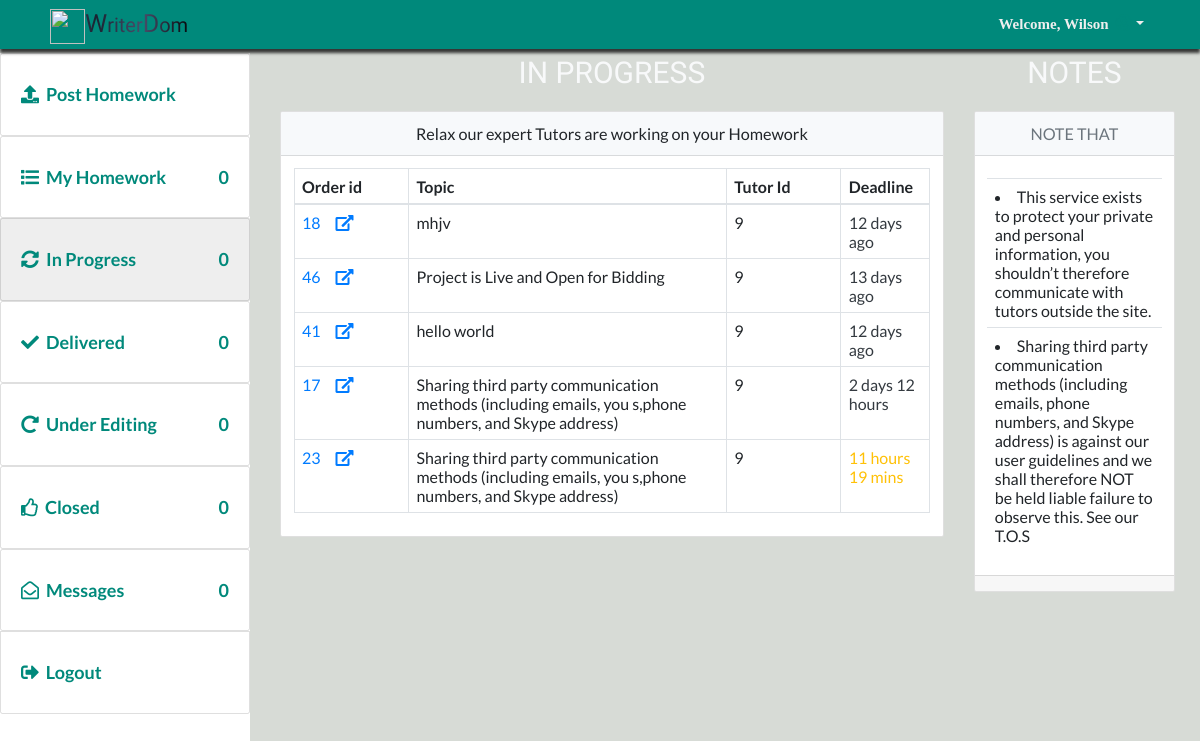
Screenshot of /student/in-progress.php (signed in) with the database file from the repository.
### tables this page shows
CREATE TABLE `on_progress` (
  `project_num` int(11) NOT NULL,
  `project_id` varchar(212) NOT NULL,
  `student_id` varchar(212) NOT NULL,
  `tutor_id` varchar(212) NOT NULL
);

CREATE TABLE `projects` (
  `project_id` bigint(20) UNSIGNED NOT NULL,
  `student_id` int(11) NOT NULL,
  `title` text NOT NULL,
  `deadline` text NOT NULL,
  `subject` text NOT NULL,
  `instructions` longtext NOT NULL,
  `style` text NOT NULL,
  `type_of_paper` text NOT NULL,
  `pages` tinyint(11) NOT NULL,
  `slides` tinyint(11) NOT NULL,
  `problems` tinyint(11) NOT NULL,
  `budget` varchar(255) NOT NULL,
  `charges` varchar(255) NOT NULL DEFAULT '0',
  `cost` varchar(255) NOT NULL DEFAULT '0',
  `bids` tinyint(100) NOT NULL DEFAULT '0',
  `academic_level` text NOT NULL,
  `sources` tinyint(11) NOT NULL,
  `status` tinyint(4) NOT NULL DEFAULT '0',
  `DATE_CREATED` text NOT NULL,
  `DATE_CLOSED` varchar(255) NOT NULL
);

### dbconfig/dbconnect.php (called while the page is built, shortened)
<?php
require_once(  'shared/ez_sql_core.php');
require_once( 'ez_sql_mysqli.php');
$db=new ezSQL_mysqli(DB_USER, DB_PASS,DB_NAME,DB_HOST,DB_ENCODING);
 ?>

### dbconfig/ez_sql_mysqli.php (called while the page is built, shortened)
<?php
class ezSQL_mysqli extends ezSQLcore
{
    private $ezsql_mysql_str = array
        (
            1 => 'Require $dbuser and $dbpassword to connect to a database server',
            2 => 'Error establishing mySQL database connection. Correct user/password? Correct hostname? Database server running?',
            3 => 'Require $dbname to select a database',
            4 => 'mySQL database connection is not active',
            5 => 'Unexpected error while trying to select database'
        );
    private $_dbuser;
    private $_dbpassword;
    private $_dbname;
    private $_dbhost;
    private $_charset = 'utf8';
    private $_result;
    public $show_errors = true;
    public $dbh;
    public function __construct($dbuser='', $dbpassword='', $dbname='', $dbhost='localhost', $charset='') {
        $this->_dbuser = $dbuser;
        $this->_dbpassword = $dbpassword;
        $this->_dbname = $dbname;
        $this->_dbhost = $dbhost;
    }
    public function connect($dbuser='', $dbpassword='', $dbhost='localhost', $charset='') {
        $this->_connected = false;
        $this->_dbuser = empty($dbuser) ? $this->_dbuser : $dbuser;
        $this->_dbpassword = empty($dbpassword) ? $this->_dbpassword : $dbpassword;
        $this->_dbhost = $dbhost!='localhost' ? $this->_dbhost : $dbhost;
        $this->_charset = empty($charset) ? $this->_charset : $charset;
        if ( empty($this->_dbuser) ) {
            $this->register_error($this->ezsql_mysql_str[1] . ' in ' . __FILE__ . ' on line ' . __LINE__);
            $this->show_errors ? trigger_error($this->ezsql_mysql_str[1], E_USER_WARNING) : null;
        } else if ( ! $this->dbh = mysqli_connect($this->_dbhost, $this->_dbuser, $this->_dbpassword, $this->_dbname) ) {
            $this->register_error($this->ezsql_mysql_str[2] . ' in ' . __FILE__ . ' on line ' . __LINE__);
            $this->show_errors ? trigger_error($this->ezsql_mysql_str[2], E_USER_WARNING) : null;
        } else {
            mysqli_set_charset($this->dbh, $this->_charset);
            $this->_connected = true;
        }
        return $this->_connected;
    }
    public function select($dbname='', $charset='') {
        if ( ! $dbname ) {
            $this->register_error($this->ezsql_mysql_str[3] . ' in ' . __FILE__ . ' on line ' . __LINE__);
            $this->show_errors ? trigger_error($this->ezsql_mysql_str[3], E_USER_WARNING) : null;
            return false;
        } else if ( ! $this->dbh ) {
            $this->register_error($this->ezsql_mysql_str[4] . ' in ' . __FILE__ . ' on line ' . __LINE__);
            $this->show_errors ? trigger_error($this->ezsql_mysql_str[4], E_USER_WARNING) : null;
            return false;
        } else {
            $this->_dbname = $dbname;
            if ( $charset == '') {
                $charset = $this->_charset;
            }
             if ( $charset != '' ) {
                $charsets = array();
                $recordset = mysqli_query($this->dbh, 'SHOW CHARACTER SET');
                while ( $row = mysqli_fetch_array($recordset, MYSQLI_ASSOC) ) {
                        $charsets[] = $row['Charset'];
                }
            }
            $this->_connected = true;
        }
        return $this->_connected;
    }
    public function query($query, $use_prepare=false) {
		$query = str_replace(_TAG, '?', $query);
        $return_val = 0;
        $query = trim($query);
        if ( ! isset($this->dbh) || ! $this->dbh ) {
            $this->select($this->_dbname);
        }
		if (!empty($param) && is_array($param) && ($this->getPrepare()))
			return $this->query_prepared($query, $param);
		else
			$this->_result = mysqli_query($this->dbh, $query);
        $is_insert = false;
        if ( preg_match("/^(insert|delete|update|replace)\s+/i", $query) ) {
            $this->_affectedRows = mysqli_affected_rows($this->dbh);
            if ( preg_match("/^(insert|replace)\s+/i", $query) ) {
                $this->insert_id = mysqli_insert_id($this->dbh);
            }
            $return_val = $this->_affectedRows;
        } else {
            if ( !is_numeric($this->_result) && !is_bool($this->_result)) {
                $i=0;
                $num_rows=0;
                while ( $row = mysqli_fetch_object($this->_result) ) {
                    $num_rows++;
                }
                $this->num_rows = $num_rows;
                $return_val = $this->num_rows;
            }
        }
        return $return_val;
    }
}

### dbconfig/shared/ez_sql_core.php (called while the page is built, shortened)
<?php
    require_once('ezQuery.php');
	class ezSQLcore extends ezQuery
	{
    public $last_result = null;
		function flush()
		{
			$this->last_result = null;
		}
		function get_results($query=null, $output = OBJECT, $use_prepare=false) {
			if ( $query ) {
				$this->query($query, $use_prepare);
			}
			if ( $output == OBJECT ) {
				return $this->last_result;
			} elseif ( $output == _JSON ) {
				return json_encode($this->last_result);
			}
		}
}

### dbconfig/shared/ezQuery.php (called while the page is built, shortened)
<?php
class ezQuery
{
    function setParamaters($valuetoadd=null) {
        if (empty($valuetoadd)) {
            $this->preparedvalues = array();
            return null;
        } else
            return array_push($this->preparedvalues, $valuetoadd);
	}
}

### inc/utilities.php (called while the page is built, shortened)
<?php
$date_global=date('Y-m-d H:i:s');
if (!isset($chat)) {
	require_once("../inc/global_functions.php");
}

### inc/global_functions.php (called while the page is built, shortened)
<?php function getDateTimeDiff($current_date, $other_date){
	$now_timeStamp=strtotime($current_date);
	if ($now_timeStamp<$other_date) {
		$diff_timestmp=$other_date- $now_timeStamp;
	if ($diff_timestmp<60) {
		if ($diff_timestmp==1) {
			return $diff_timestmp . ' sec';
		}else{
			return $diff_timestmp . ' secs';
		}
	} elseif($diff_timestmp>=60 && $diff_timestmp<3600) {
		if (round(($diff_timestmp/60))==1) {
			return round(($diff_timestmp/60)). ' min ';
		}else{
			return round(($diff_timestmp/60)). ' mins ';
		}
	}elseif($diff_timestmp>=3600 && $diff_timestmp<86400) {
		if (floor(($diff_timestmp/3600))==1) {
			$time_remaining=floor(($diff_timestmp/3600)). ' hour';
			if (floor((($diff_timestmp/3600)-floor($diff_timestmp/3600))*60 )==1) {
				$time_remaining.=floor((($diff_timestmp/3600)-floor($diff_timestmp/3600))*60 ). ' min';
			}elseif(floor((($diff_timestmp/3600)-floor($diff_timestmp/3600))*60 )>1){
				$time_remaining.=floor((($diff_timestmp/3600)-floor($diff_timestmp/3600))*60 ). ' mins';
			}
			 return $time_remaining;
		}else{
			$time_remaining = floor(($diff_timestmp/3600)). ' hours ';
			if (floor((($diff_timestmp/3600)-floor($diff_timestmp/3600))*60 )==1) {
				$time_remaining.=floor((($diff_timestmp/3600)-floor($diff_timestmp/3600))*60 ). ' min';
			}elseif(floor((($diff_timestmp/3600)-floor($diff_timestmp/3600))*60 )>1){
				$time_remaining.=floor((($diff_timestmp/3600)-floor($diff_timestmp/3600))*60 ). ' mins';
			}
			return $time_remaining;
		}
	}elseif($diff_timestmp>=86400 && $diff_timestmp<86400 * 30) {
		if (floor(($diff_timestmp/86400))==1) {
			$time_remaining=floor(($diff_timestmp/86400)). ' day ';
			if (floor((($diff_timestmp/86400)-floor($diff_timestmp/86400))*24)==1) {
				$time_remaining.=floor((($diff_timestmp/86400)-floor($diff_timestmp/86400))*24 ). ' hour';
			} elseif(floor((($diff_timestmp/86400)-floor($diff_timestmp/86400))*60 )>1) {
				$time_remaining.=floor((($diff_timestmp/86400)-floor($diff_timestmp/86400))*24 ). ' hours';
			}
			return $time_remaining;
		}else{
			$time_remaining=floor(($diff_timestmp/86400)). ' days ';
			if (floor((($diff_timestmp/86400)-floor($diff_timestmp/86400))*24 )==1) {
				$time_remaining.=floor((($diff_timestmp/86400)-floor($diff_timestmp/86400))*24 ). ' hour';
			} elseif(floor((($diff_timestmp/86400)-floor($diff_timestmp/86400))*60 )>1) {
				$time_remaining.=floor((($diff_timestmp/86400)-floor($diff_timestmp/86400))*24 ). ' hours';
			}
			return $time_remaining;
		}
	}elseif($diff_timestmp>=86400 * 30 && $diff_timestmp<86400 * 365) {
		if (round(($diff_timestmp/(86400 * 30)))==1) {
			return round(($diff_timestmp/(86400 * 30))). ' month';
		}else{
			return round(($diff_timestmp/(86400 * 30))). ' months';
		}
	}else{
		if (round(($diff_timestmp/(86400 * 365)))==1) {
			return round(($diff_timestmp/(86400 * 365))). ' year';
		}
		return round(($diff_timestmp/(86400 * 365))). ' years';
	}
	}else{
		$diff_timestmp=$now_timeStamp - $other_date;
	if ($diff_timestmp<60) {
		return $diff_timestmp . ' sec ago';
	} elseif($diff_timestmp>=60 && $diff_timestmp<3600) {
		return round(($diff_timestmp/60)). ' mins ago';
	}elseif($diff_timestmp>=3600 && $diff_timestmp<86400) {
		return round(($diff_timestmp/3600)). ' hours ago';
	}elseif($diff_timestmp>=86400 && $diff_timestmp<86400 * 30) {
		return round(($diff_timestmp/86400)). ' days ago';
	}elseif($diff_timestmp>=86400 * 30 && $diff_timestmp<86400 * 365) {
		return round(($diff_timestmp/(86400 * 30))). ' months ago';
	}else{
		return round(($diff_timestmp/(86400 * 365))). ' years ago';
	}
	}
} ?>

### student/in-progress.php (the view, shortened to what this page needs)
<?php
require_once "../inc/header_links.php";
require_once "../components/top_nav.php";
require_once("../inc/utilities.php");
require_once "../inc/header_links.php";
require_once("../dbconfig/dbconnect.php");
$user_id= $_SESSION['user_id'];
$query="SELECT * FROM on_progress LEFT JOIN projects ON on_progress.project_id=projects.project_id WHERE on_progress.student_id='$user_id'";
$results=$db->get_results($query);
?>
<div class="display">
    <div class="display__content">
        <?php require_once "../components/stud_leftnav.php" ?>
        <div class="row">
            <div class="col-sm-12 col-md-12 col-lg-12 col-xl-9">
                <h1 class="headingTertiary text-light">In Progress</h1>
                <div class="card">
                    <div class="card-header">Relax our expert Tutors are working on your Homework</div>
                <?php if ($db->num_rows<1) { ?>
                   <h1 class="headingSecondary text-light text-dark">There is nothing to show Yet</h1>
               <?php }else{?>
       <div class="card-body">
                        <table class="table table-bordered">
                            <thead>
                                <tr>
                                    <th>Order id</th>
                                    <th class="wide">Topic</th>
                                    <th class="smalll">Tutor Id</th>
                                    <th class="medium">Deadline</th>
                                </tr>
                            </thead>
                            <tbody>
                                <tr>
                                       <?php foreach ($results  as $result): ?>
                                    <td class="smalll"><a href="in-progress-details?pid=<?php echo urlencode(convert_uuencode($result->project_id)) ?>"><?php echo $result->project_id."<i class='fas fa-external-link-alt icon-r ml-4'></i>"; ?></a></td>
                                    <td><?php echo $result->title; ?></td>
                                    <td><?php echo $result->tutor_id; ?></td>
                                    <td>
                                        <?php $time=getDateTimeDiff($date_global, $result->deadline );
                                         $period= explode(" ", $time); ?>
                                        <?php if ($period[1]=="days"): ?>
                                        <span class="text-dark">
                                            <?php echo "{$time}"; ?></span>
                                        <?php elseif($period[1]=="day"): ?>
                                        <span class="text-success">
                                            <?php echo "{$time}"; ?></span>
                                        <?php elseif($period[1]=="hours" || $period[1]=="hour"): ?>
                                        <span class="text-warning">
                                            <?php echo "{$time}"; ?></span>
                                        <?php elseif($period[1]=="mins" || $period[1]=="min"): ?>
                                        <span class="text-danger">
                                            <?php echo "{$time}"; ?></span>
                                        <?php elseif($period[1]=="secs" || $period[1]=="sec"): ?>
                                        <span class="text-danger">
                                            <?php echo "{$time}"; ?></span>
                                        <?php else: ?>
                                        <span class="text-danger">
                                            <?php echo "{$time}"; ?></span>
                                        <?php endif ?>
                                    </td>
                                </tr>
                                <?php endforeach ?>
                            </tbody>
                        </table>
                    </div>
               <?php } ?>
                </div>
            </div>
            <div class="col-sm-12 col-md-12 col-lg-12  col-xl-3">
                <h1 class="headingTertiary text-light">Notes</h1>
                <div class="card">
                    <div class="card-header text-secondary text-uppercase">
                        Note that
                    </div>
                    <div class="card-body">
                        <table class="table table-hover table-borderless text-left">
                            <tbody>
                                <ul>
                                    <tr>
                                        <td>
                                            <li>This service exists to protect your private and personal information,
                                                you shouldn’t therefore communicate with tutors outside the site.</li>
                                        </td>
                                    </tr>
                                    <tr>
                                        <td>
                                            <li>Sharing third party communication methods (including emails, phone
                                                numbers, and Skype address) is against our user guidelines and we shall
                                                therefore NOT be held liable
                                                failure to observe this. See our T.O.S</li>
                                        </td>
                                    </tr>
                                </ul>
                            </tbody>
                        </table>
                    </div>
                    <div class="card-footer">
                    </div>
                </div>
            </div>
        </div>
    </div>
</div>
<?php
require_once"../inc/footer_links.php";
 ?>

### rows the page displays
on_progress: project.project_id "18", project.title "mhjv", tutor "9", project.deadline "12 days ago"
on_progress: project.project_id "46", project.title "Project is Live and Open for Bidding", tutor "9", project.deadline "13 days ago"
on_progress: project.project_id "41", project.title "hello world", tutor "9", project.deadline "12 days ago"
on_progress: project.project_id "17", project.title "Sharing third party communication methods (including emails, you s,phone numbers, and Skype address)", tutor "9", project.deadline "2 days 12 hours"
on_progress: project.project_id "23", project.title "Sharing third party communication methods (including emails, you s,phone numbers, and Skype address)", tutor "9", project.deadline "11 hours 19 mins"

### other values shown
$name[0] "Wilson"
